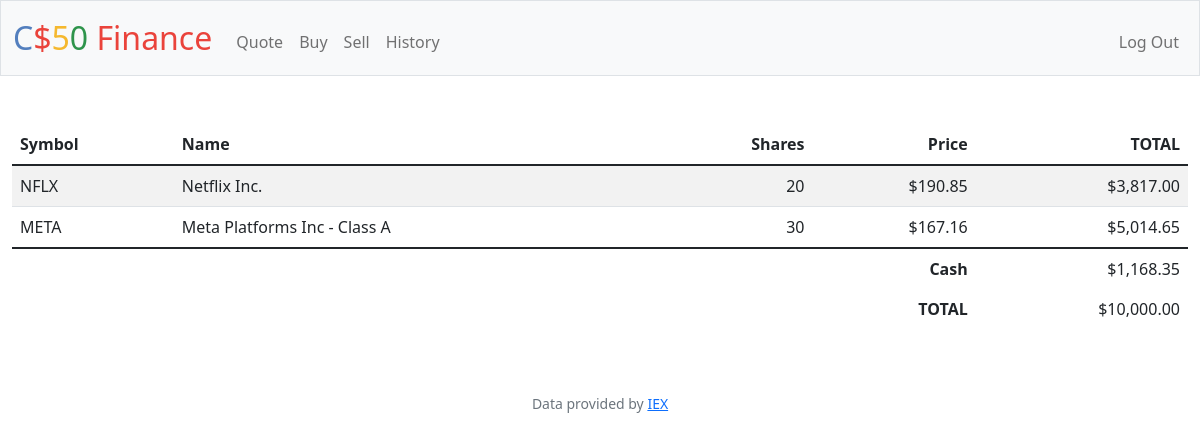
The app's page / (signed in), older data.
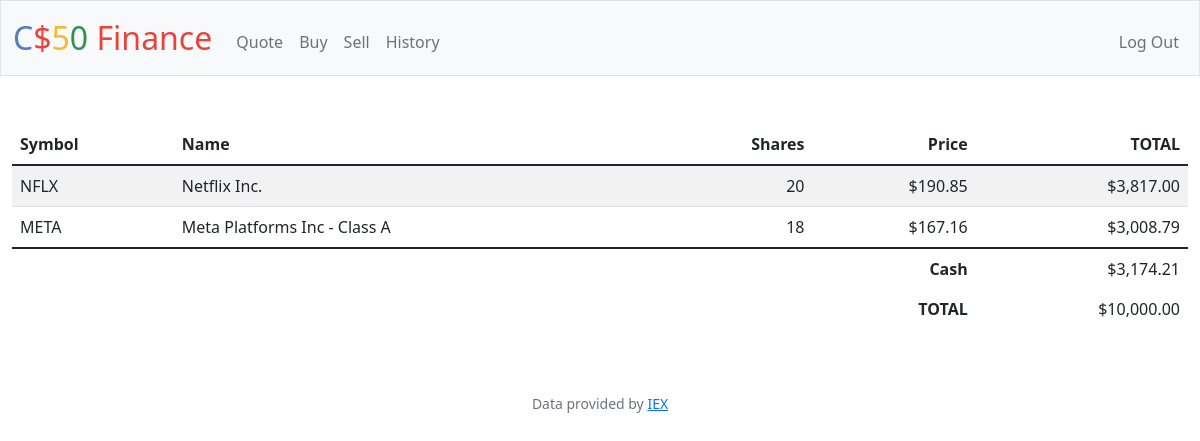
The same page, newer data.
### tables this page shows
CREATE TABLE transactions(
    id           INTEGER PRIMARY KEY AUTOINCREMENT NOT NULL,
    users_id    INTEGER NOT NULL,
    symbol  TEXT NOT NULL,
    name  TEXT NOT NULL,
    price  NUMERIC NOT NULL,
    quantity  INTEGER NOT NULL,
    cash  NUMERIC NOT NULL,
    time INTEGER NOT NULL,
    FOREIGN KEY(users_id) REFERENCES users(id)
);

### app.py (the view)
@app.route("/")
@login_required
def index():
    hist = db.execute(
        "SELECT * FROM transactions WHERE users_id = ? ORDER BY time ASC", session["user_id"])
    return render_template("index.html", res=hist)

### app.py (called while the page is built)
@app.after_request
def after_request(response):
    response.headers["Cache-Control"] = "no-cache, no-store, must-revalidate"
    response.headers["Expires"] = 0
    response.headers["Pragma"] = "no-cache"
    return response

### helpers.py (called while the page is built)
def login_required(f):
    @wraps(f)
    def decorated_function(*args, **kwargs):
        if session.get("user_id") is None:
            return redirect("/login")
        return f(*args, **kwargs)
    return decorated_function

def usd(value):
    return f"${value:,.2f}"

### templates/index.html (shortened to what this page needs)
{% extends "layout.html" %}
{% block main %}
{% set ns = namespace() %}
{% set ns.last_cash = 10000 %}
<table class="table table-striped">
    <thead>
        <tr>
            <th class="text-start">Symbol</th>
            <th class="text-start">Name</th>
            <th class="text-end">Shares</th>
            <th class="text-end">Price</th>
            <th class="text-end">TOTAL</th>
        </tr>
    </thead>
   <tbody>
    {% for dict_res in res -%}
    {% set total = dict_res['quantity'] * dict_res['price'] %}
    {% if dict_res['cash'] < ns.last_cash %}
        {% set ns.last_cash = dict_res['cash'] %}
    {% endif %}
            <tr>
                <td class="text-start">{{dict_res['symbol']}}</td>
                <td class="text-start">{{dict_res['name']}}</td>
                <td class="text-end">{{dict_res['quantity']}}</td>
                <td class="text-end">{{dict_res['price'] | usd}}</td>
                <td class="text-end">{{total | usd}}</td>
            </tr>
    {% endfor %}
    </tbody>
    <tfoot>
        <tr>
            <td class="border-0 fw-bold text-end" colspan="4">Cash</td>
            <td class="border-0 text-end">{{ns.last_cash | usd}}</td>
        </tr>
        <tr>
            <td class="border-0 fw-bold text-end" colspan="4">TOTAL</td>
            <td class="border-0 w-bold text-end">$10,000.00</td>
        </tr>
    </tfoot>
</table>
{% endblock %}

### templates/layout.html (shortened to what this page needs)
<!DOCTYPE html>
<html lang="en">
    <head>
        <link href="https://cdn.jsdelivr.net/npm/bootstrap@5.1.3/dist/css/bootstrap.min.css" rel="stylesheet">
        <link href="/static/styles.css" rel="stylesheet">
    </head>
    <body>
        <nav class="bg-light border navbar navbar-expand-md navbar-light">
            <div class="container-fluid">
                <a class="navbar-brand" href="/"><span class="blue">C</span><span class="red">$</span><span class="yellow">5</span><span class="green">0</span> <span class="red">Finance</span></a>
                <div class="collapse navbar-collapse" id="navbar">
                    {% if session["user_id"] %}
                        <ul class="navbar-nav me-auto mt-2">
                            <li class="nav-item"><a class="nav-link" href="/quote">Quote</a></li>
                            <li class="nav-item"><a class="nav-link" href="/buy">Buy</a></li>
                            <li class="nav-item"><a class="nav-link" href="/sell">Sell</a></li>
                            <li class="nav-item"><a class="nav-link" href="/history">History</a></li>
                        </ul>
                        <ul class="navbar-nav ms-auto mt-2">
                            <li class="nav-item"><a class="nav-link" href="/logout">Log Out</a></li>
                        </ul>
                    {% else %}
                        <ul class="navbar-nav ms-auto mt-2">
                            <li class="nav-item"><a class="nav-link" href="/register">Register</a></li>
                            <li class="nav-item"><a class="nav-link" href="/login">Log In</a></li>
                        </ul>
                    {% endif %}
                </div>
            </div>
        </nav>
        <main class="container-fluid py-5 text-center">
            {% block main %}{% endblock %}
        </main>
        <footer class="mb-5 small text-center text-muted">
            Data provided by <a href="https://iexcloud.io/">IEX</a>
        </footer>
    </body>
</html>

### static/styles.css (style rules this page uses)
nav .navbar-brand { font-size: xx-large; }
nav .navbar-brand .blue { color: #537fbe; }
nav .navbar-brand .red { color: #ea433b; }
nav .navbar-brand .yellow { color: #f5b82e; }
nav .navbar-brand .green { color: #2e944b; }

Row changes from the older to the newer data that the page shows:
changed transactions "META": quantity "30" → "18"; total "$5,014.65" → "$3,008.79"; last_cash "$1,168.35" → "$3,174.21"
